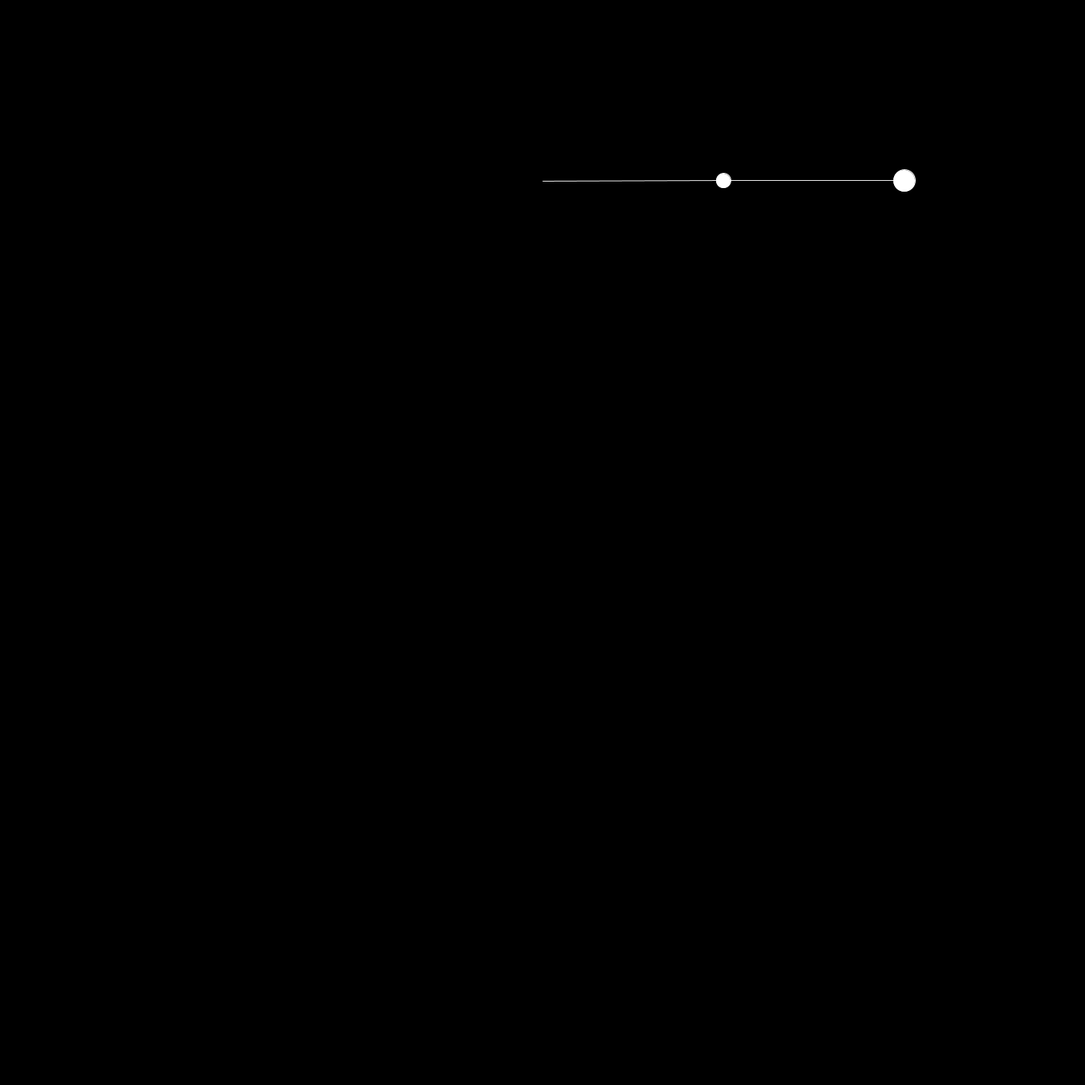
Frame 1 (no input)
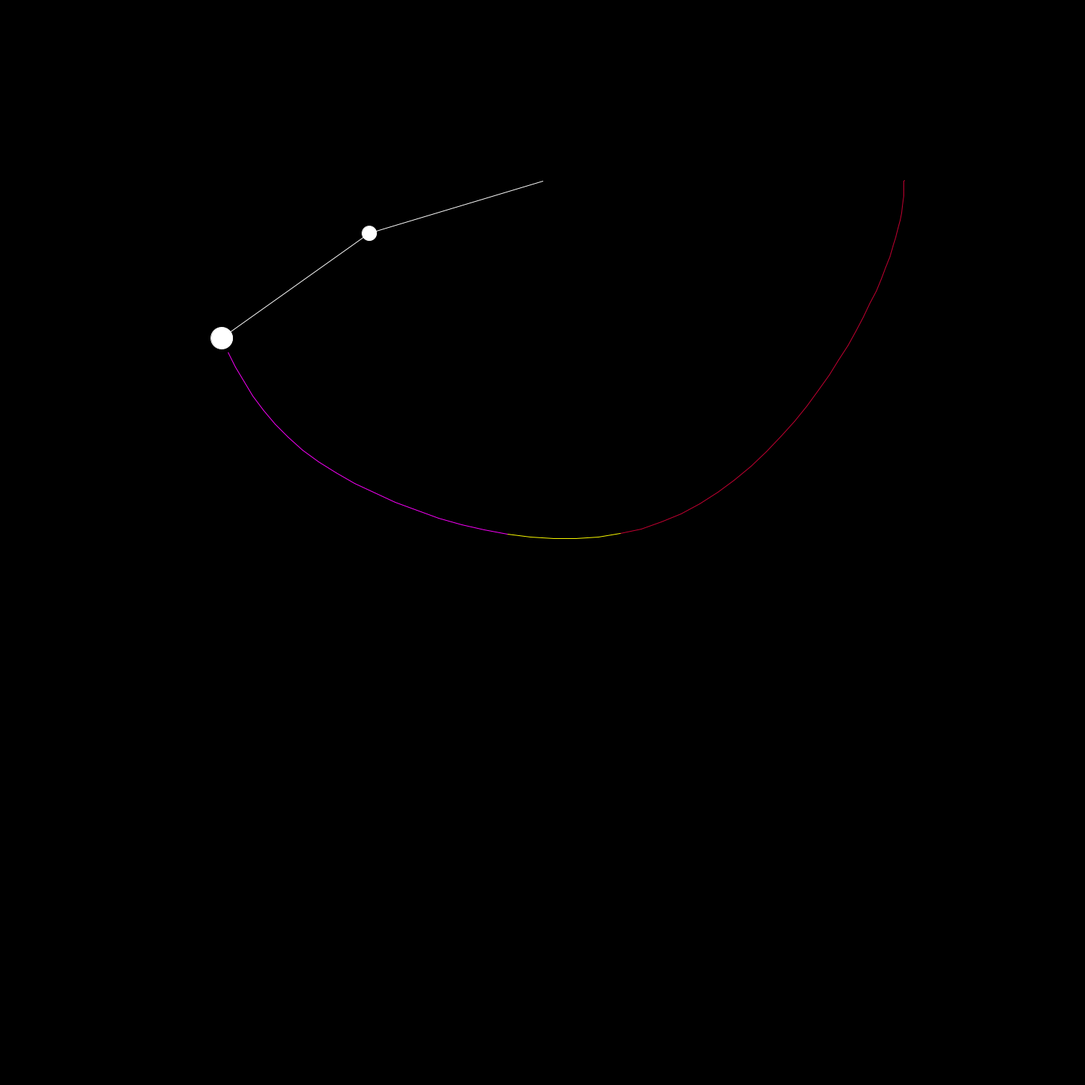
Frame 60 (the mouse pressed at the canvas centre just before this capture)
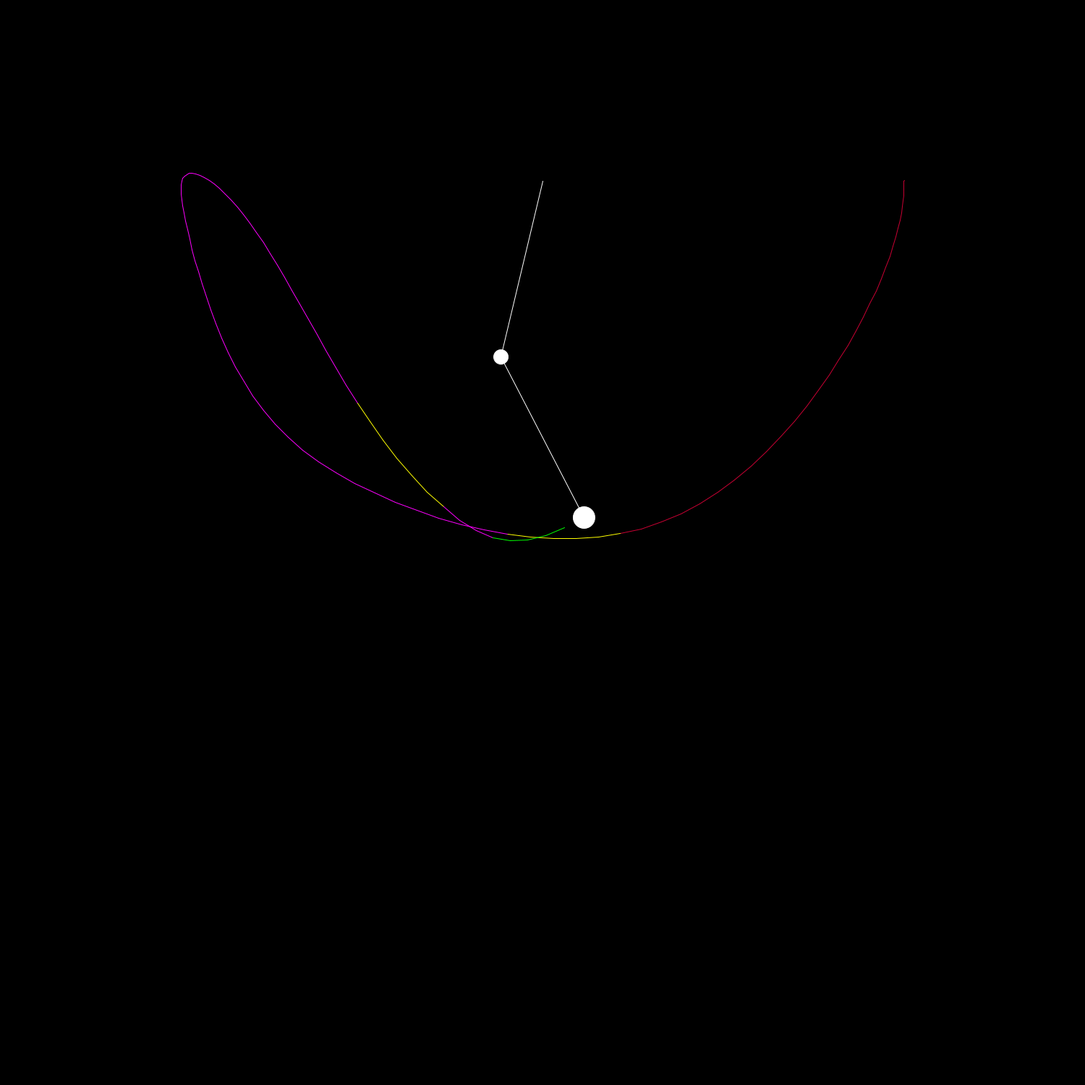
Frame 120 (the mouse held since frame 60 and released just before this capture)

The Processing sketch that drew these frames (run headless with seeded random() and noise(); from frame 60 on, the mouse is pressed at the canvas centre):

// Processing sketch: double_pendulum
// ── double_pendulum.pde
float  r1 = 250;
float  r2 = 250;
float  m1 = 10;
float  m2 = 15;

float a1 = PI/2;
float a2 = PI/2;
float a1_v = 0;
float a2_v = 0;
float g = 1;


float px2 = -1;
float py2 = -1;


PGraphics canvas; 

void setup() {
  size(1500, 1500);
  canvas = createGraphics(width, height);
  canvas.beginDraw();
  canvas.background(0);
  canvas.endDraw();
}
void draw() {

  float num1 = -g * (2 * m1 + m2) * sin(a1);
  float num2 = -m2 * g *sin(a1-2*a2);
  float num3 = -2*sin(a1-a2)*m2;
  float num4 = a2_v*a2_v*r2 + a1_v*a1_v*r1*cos(a1-a2);
  float den = r1 * (2*m1+m2-m2*cos(2*a1-2*a2));
  float a1_a = (num1 + num2 + num3*num4)/den;

  num1 = 2 * sin(a1-a2);
  num2 = a1_v*a1_v*r1*(m1+m2);
  num3 = g * (m1 + m2) * cos(a1);
  num4 = a2_v*a2_v*r2*cos(a1-a2);
  den = r2 * (2*m1+m2-m2*cos(2*a1-2*a2));
  float a2_a = num1*(num2 + num3 + num4)/den;




  //background(255);
  image(canvas, 0, 0);
  stroke(255);
  fill(255);

  translate(width/2, 250);

  float x1 = r1*sin(a1);
  float y1 = r1*cos(a1);
  line(0, 0, x1, y1);
  ellipse(x1, y1, m1*2, m1*2);

  float x2 = x1+ r2*sin(a2);
  float y2 = y1+ r2*cos(a2);
  line(x2, y2, x1, y1);
  ellipse(x2, y2, m2*2, m2*2);

  a1_v +=a1_a;
  a2_v +=a2_a;
  a1 +=a1_v;
  a2 +=a2_v;

  //a1_v *=0.9999;

  canvas.beginDraw();
  canvas.translate(width/2, 250);
  canvas.strokeWeight(1);
  if (a1>0 && a2>0) canvas.stroke(200, 0, 50);
  else if (a1>0 && a2<0) canvas.stroke(255, 255, 0); 
  else if (a1<0 && a2<0) canvas.stroke(255, 0, 255); 
  else canvas.stroke(0, 255, 0); 
  if (frameCount>1) canvas.line(px2, py2, x2, y2);
  canvas.endDraw();

  px2 = x2;
  py2 = y2;
}
